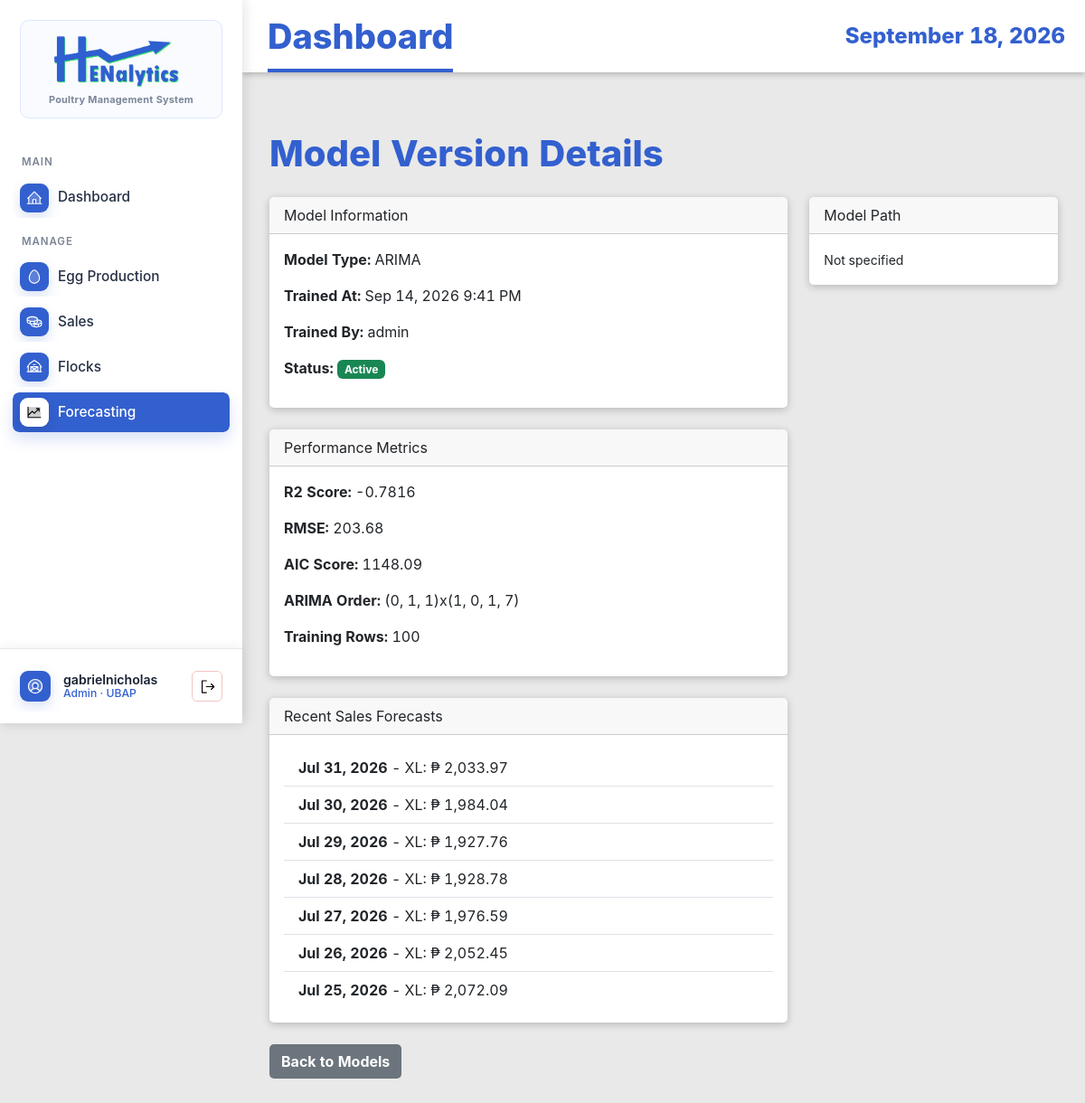
The app's page /model-versions/585/ (signed in), older data.
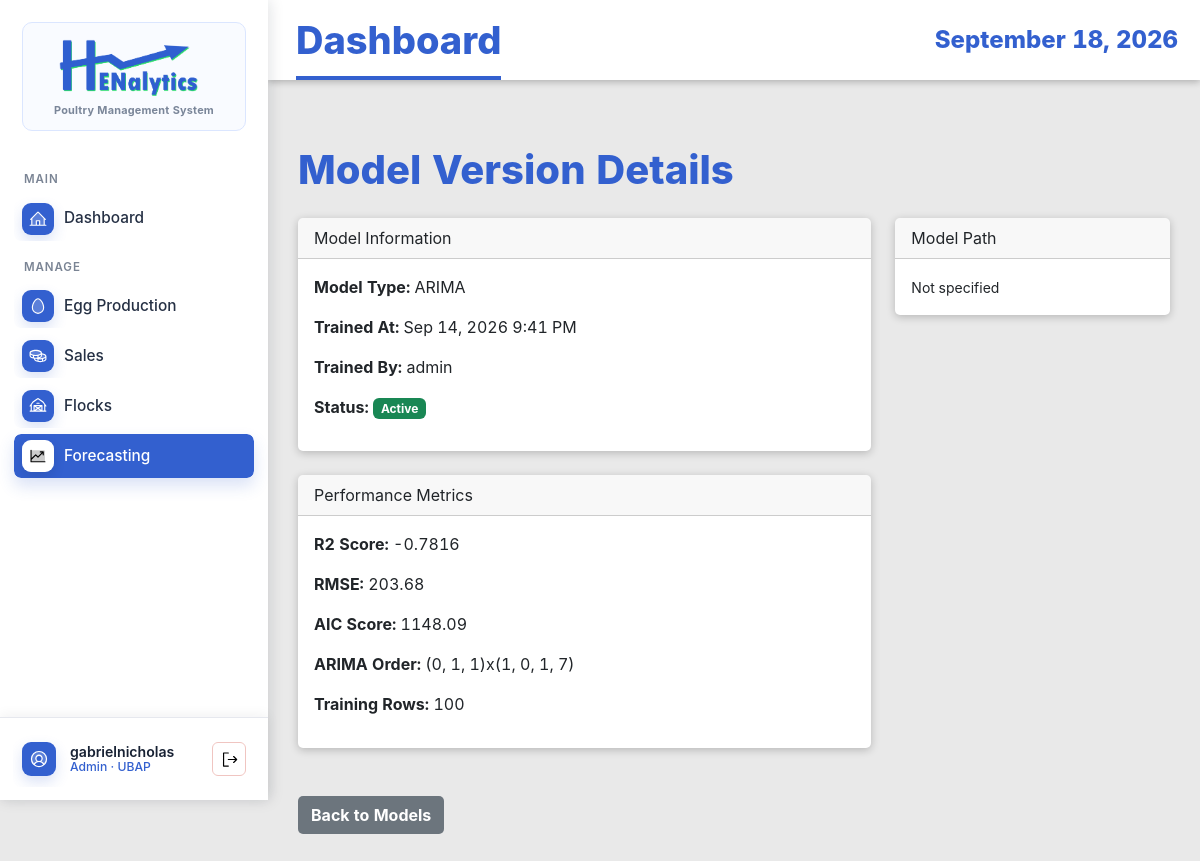
The same page, newer data.
### EggProduction/models.py (models this page shows, shortened)
class ModelVersion(models.Model):
    MODEL_TYPE_CHOICES = (
        ('arima', 'ARIMA'),
        ('mlr', 'Multiple Linear Regression'),
        ('hybrid', 'Hybrid Model'),
        ('lstm', 'LSTM Neural Network'),
    )
    model_type = models.CharField(max_length=20, choices=MODEL_TYPE_CHOICES)
    trained_at = models.DateTimeField(auto_now_add=True)
    triggered_by = models.ForeignKey(User, on_delete=models.SET_NULL, null=True)
    r2_score = models.DecimalField(max_digits=5, decimal_places=4, null=True, blank=True)
    rmse = models.DecimalField(max_digits=10, decimal_places=2, null=True, blank=True)
    mae = models.DecimalField(max_digits=10, decimal_places=2, null=True, blank=True)
    mape = models.DecimalField(max_digits=8, decimal_places=2, null=True, blank=True)
    baseline_rmse = models.DecimalField(max_digits=10, decimal_places=2, null=True, blank=True)
    aic_score = models.DecimalField(max_digits=15, decimal_places=2, null=True, blank=True)
    arima_order = models.CharField(max_length=80, null=True, blank=True, help_text="Format: (p,d,q)")
    pkl_path = models.CharField(max_length=255, null=True, blank=True)
    feature_set = models.CharField(max_length=50, blank=True, default='')
    selection_metric = models.CharField(max_length=30, blank=True, default='rolling_mae_mape')
    comparison_summary = models.JSONField(blank=True, default=dict)
    is_active = models.BooleanField(default=True)
    training_rows = models.IntegerField(null=True, blank=True)
    created_at = models.DateTimeField(auto_now_add=True)
    class Meta:
        ordering = ['-trained_at']
        verbose_name_plural = "Model Versions"

class SalesForecast(models.Model):
    model_version = models.ForeignKey(ModelVersion, on_delete=models.CASCADE, related_name='sales_forecasts')
    forecast_date = models.DateField()
    grade = models.CharField('egg size', max_length=20, choices=FORECAST_CATEGORY_CHOICES)
    predicted_trays = models.IntegerField(validators=[MinValueValidator(0)])
    predicted_amount = models.DecimalField(max_digits=15, decimal_places=2, default=0)
    created_at = models.DateTimeField(auto_now_add=True)
    class Meta:
        ordering = ['-forecast_date']
        unique_together = ('model_version', 'forecast_date', 'grade')

### EggProduction/views.py (the view)
# urls.py: path('model-versions/<int:pk>/', views.ModelVersionDetailView.as_view(), name='model-version-detail'),
class ModelVersionDetailView(AdminAccessMixin, DetailView):
    model = ModelVersion
    template_name = 'egg_production/model_version_detail.html'
    context_object_name = 'model'
    def get_context_data(self, **kwargs):
        context = super().get_context_data(**kwargs)
        model = self.get_object()
        context['harvest_forecasts'] = HarvestForecast.objects.filter(model_version=model)[:10]
        context['sales_forecasts'] = SalesForecast.objects.filter(model_version=model)[:10]
        return context

### EggProduction/views.py (called while the page is built)
    def test_func(self):
        user = self.request.user
        try:
            profile = UserProfile.objects.get(user=user)
            return profile.role == 'admin' or user.username == 'gabrielnicholas'
        except UserProfile.DoesNotExist:
            return user.username == 'gabrielnicholas'

### EggProduction/templates/egg_production/model_version_detail.html (shortened to what this page needs)
{% extends 'base.html' %}
{% load humanize %}
{% block content %}
<div class="container mt-4">
    <h1 class="mb-4">Model Version Details</h1>
    <div class="row mb-4">
        <div class="col-md-8">
            <div class="card mb-4">
                <div class="card-header">Model Information</div>
                <div class="card-body">
                    <p><strong>Model Type:</strong> {{ model.get_model_type_display }}</p>
                    <p><strong>Trained At:</strong> {{ model.trained_at|date:"M d, Y g:i A" }}</p>
                    <p><strong>Trained By:</strong> {{ model.triggered_by.get_full_name|default:model.triggered_by.username }}</p>
                    <p><strong>Status:</strong>
                        {% if model.is_active %}<span class="badge bg-success">Active</span>
                        {% else %}<span class="badge bg-secondary">Inactive</span>{% endif %}
                    </p>
                </div>
            </div>
            <div class="card mb-4">
                <div class="card-header">Performance Metrics</div>
                <div class="card-body">
                    <p><strong>R2 Score:</strong> {{ model.r2_score|default:"N/A" }}</p>
                    <p><strong>RMSE:</strong> {{ model.rmse|default:"N/A" }}</p>
                    <p><strong>AIC Score:</strong> {{ model.aic_score|default:"N/A" }}</p>
                    <p><strong>ARIMA Order:</strong> {{ model.arima_order|default:"N/A" }}</p>
                    <p><strong>Training Rows:</strong> {{ model.training_rows|default:"N/A"|intcomma }}</p>
                </div>
            </div>
            {% if sales_forecasts %}
            <div class="card">
                <div class="card-header">Recent Sales Forecasts</div>
                <div class="card-body">
                    <ul class="list-group list-group-flush">
                        {% for forecast in sales_forecasts %}
                        <li class="list-group-item">
                            <strong>{{ forecast.forecast_date|date:"M d, Y" }}</strong> -
                            {{ forecast.get_grade_display }}: ₱ {{ forecast.predicted_amount|floatformat:2|intcomma }}
                        </li>
                        {% endfor %}
                    </ul>
                </div>
            </div>
            {% endif %}
        </div>
        <div class="col-md-4">
            <div class="card">
                <div class="card-header">Model Path</div>
                <div class="card-body">
                    <small>{{ model.pkl_path|default:"Not specified" }}</small>
                </div>
            </div>
        </div>
    </div>
    <a href="{% url 'eggproduction:model-version-list' %}" class="btn btn-secondary">Back to Models</a>
</div>
{% endblock %}

### EggProduction/templates/base.html (shortened to what this page needs)
{% load static %}
<!DOCTYPE html>
<html lang="en">
<head>
    <link href="{% static 'vendor/bootstrap/css/bootstrap.min.css' %}" rel="stylesheet">
    <link rel="stylesheet" href="{% static 'vendor/datatables/css/jquery.dataTables.min.css' %}">
    <link rel="stylesheet" href="{% static 'vendor/datatables-buttons/css/buttons.dataTables.min.css' %}">
    <link rel="stylesheet" href="{% static 'EggProduction/css/style.css' %}">
</head>
<body class="{% if request.user.is_authenticated %}app-body{% else %}auth-body{% endif %}">
    {% if request.user.is_authenticated %}
    <div class="app-shell">
        <aside class="app-sidebar" id="appSidebar" aria-label="Primary navigation">
            <a href="{% url 'eggproduction:dashboard' %}" class="brand-lockup">
                <span class="brand-card">
                    <img src="{% static 'EggProduction/img/logo-blue-ver.png' %}" alt="Henalytics">
                    <span class="brand-subtitle">Poultry Management System</span>
                </span>
            </a>
            <nav class="side-nav" aria-label="Main navigation">
                <div class="nav-section-label">MAIN</div>
                <a href="{% url 'eggproduction:dashboard' %}"
                    class="side-link {% if request.resolver_match.url_name == 'dashboard' %}active{% endif %}">
                    <img class="side-icon side-img-icon" src="{% static 'EggProduction/img/house-line-duotone.svg' %}"
                        alt="" aria-hidden="true">
                    <span>Dashboard</span>
                </a>
                <div class="nav-section-label">MANAGE</div>
                <a href="{% url 'eggproduction:production-log-list' %}"
                    class="side-link {% if 'production-log' in request.resolver_match.url_name or 'grading-log' in request.resolver_match.url_name %}active{% endif %}">
                    <img class="side-icon side-img-icon" src="{% static 'EggProduction/img/egg-duotone.svg' %}" alt=""
                        aria-hidden="true">
                    <span>Egg Production</span>
                </a>
                <a href="{% url 'eggproduction:sales-transaction-list' %}"
                    class="side-link {% if 'sales-transaction' in request.resolver_match.url_name or 'sales-item' in request.resolver_match.url_name %}active{% endif %}">
                    <img class="side-icon side-img-icon" src="{% static 'EggProduction/img/coins-duotone.svg' %}" alt=""
                        aria-hidden="true">
                    <span>Sales</span>
                </a>
                <a href="{% url 'eggproduction:flock-list' %}"
                    class="side-link {% if 'flock' in request.resolver_match.url_name %}active{% endif %}">
                    <img class="side-icon side-img-icon" src="{% static 'EggProduction/img/barn-duotone.svg' %}" alt=""
                        aria-hidden="true">
                    <span>Flocks</span>
                </a>
                {% if request.user.userprofile.role == 'admin' or request.user.username == 'gabrielnicholas' %}
                <a href="{% url 'eggproduction:harvest-forecast-list' %}"
                    class="side-link {% if request.resolver_match.url_name == 'experimental-forecasting' or 'forecast' in request.resolver_match.url_name or 'model-version' in request.resolver_match.url_name %}active{% endif %}">
                    <img class="side-icon side-img-icon" src="{% static 'EggProduction/img/chart-line-up-duotone.svg' %}"
                        alt="" aria-hidden="true">
                    <span>Forecasting</span>
                </a>
                {% endif %}
            </nav>
            <div class="sidebar-account">
                <div class="account-summary">
                    <img class="account-avatar-img" src="{% static 'EggProduction/img/user-circle-duotone.svg' %}" alt=""
                        aria-hidden="true">
                    <span class="account-copy">
                        <span class="account-name">{{ request.user.get_full_name|default:request.user.username }}</span>
                        <span class="account-role">
                            {% if request.user.is_superuser %}
                            Admin
                            {% elif request.user.userprofile.display_role %}
                            {{ request.user.userprofile.display_role }}
                            {% else %}
                            Staff
                            {% endif %}
                            &middot; UBAP
                        </span>
                    </span>
                    <form method="post" action="{% url 'logout' %}" class="account-logout-form account-logout-inline" data-swal-logout
                        data-swal-title="Sign out?"
                        data-swal-text="You will be returned to the login page."
                        data-swal-confirm-text="Sign out"
                        data-swal-cancel-text="Stay signed in">
                        <button type="submit" class="account-logout-button" title="Logout" aria-label="Logout">
                            <img class="logout-icon-img" src="{% static 'EggProduction/img/sign-out.svg' %}" alt="" aria-hidden="true">
                        </button>
                    </form>
                </div>
            </div>
        </aside>
        <section class="app-panel">
            <header class="app-topbar">
                <div class="topbar-title-group">
                    <h1>{% block page_title %}Dashboard{% endblock %}</h1>
                </div>
                <time>{% now "F j, Y" %}</time>
            </header>
            <main class="app-content">
                {% else %}
                <main>
                    {% endif %}
                    {% block content %}{% endblock %}
                    {% if request.user.is_authenticated %}
                </main>
        </section>
    </div>
    {% else %}
    </main>
    {% endif %}
</body>
</html>

Row changes from the older to the newer data that the page shows:
removed SalesForecast: forecast_date "Jul 31, 2026", grade "XL", predicted_amount "2,033.97"
removed SalesForecast: forecast_date "Jul 30, 2026", grade "XL", predicted_amount "1,984.04"
removed SalesForecast: forecast_date "Jul 29, 2026", grade "XL", predicted_amount "1,927.76"
removed SalesForecast: forecast_date "Jul 28, 2026", grade "XL", predicted_amount "1,928.78"
removed SalesForecast: forecast_date "Jul 27, 2026", grade "XL", predicted_amount "1,976.59"
removed SalesForecast: forecast_date "Jul 26, 2026", grade "XL", predicted_amount "2,052.45"
removed SalesForecast: forecast_date "Jul 25, 2026", grade "XL", predicted_amount "2,072.09"
Text that changed along with them:
text no longer shown: "Recent Sales Forecasts"
